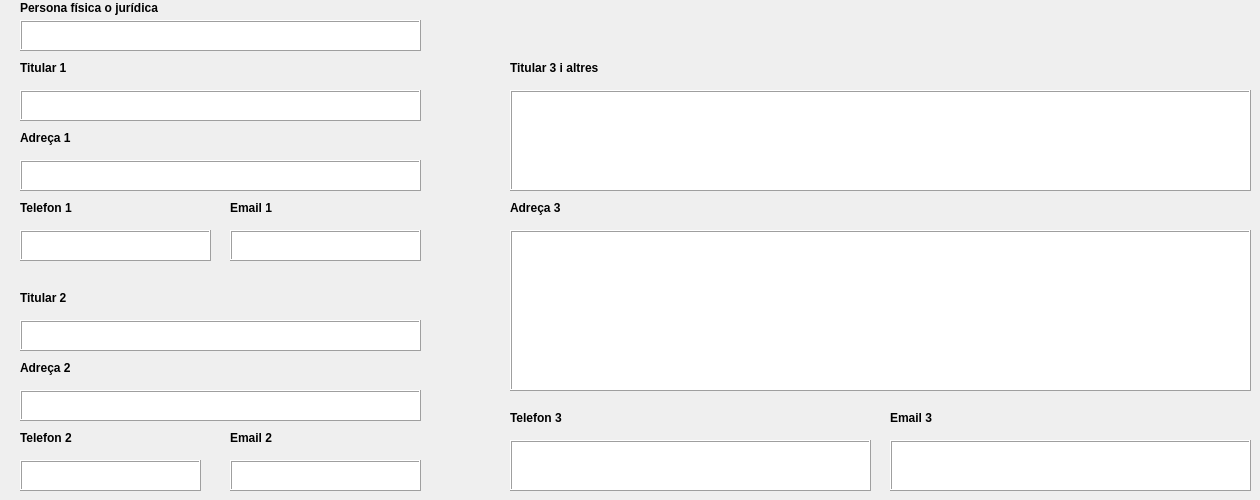
           <widget class="QWidget" name="tab">
            <attribute name="title">
             <string>DADES TITULARS</string>
            </attribute>
            <widget class="QLabel" name="label_26">
             <property name="geometry">
              <rect>
               <x>20</x>
               <y>0</y>
               <width>151</width>
               <height>16</height>
              </rect>
             </property>
             <property name="font">
              <font>
               <weight>75</weight>
               <bold>true</bold>
              </font>
             </property>
             <property name="text">
              <string>Persona física o jurídica</string>
             </property>
            </widget>
            <widget class="QTextEdit" name="pers_fis_jurid">
             <property name="geometry">
              <rect>
               <x>20</x>
               <y>20</y>
               <width>401</width>
               <height>31</height>
              </rect>
             </property>
             <property name="frameShape">
              <enum>QFrame::Box</enum>
             </property>
             <property name="frameShadow">
              <enum>QFrame::Raised</enum>
             </property>
            </widget>
            <widget class="QTextEdit" name="adresa_1">
             <property name="geometry">
              <rect>
               <x>20</x>
               <y>160</y>
               <width>401</width>
               <height>31</height>
              </rect>
             </property>
             <property name="frameShape">
              <enum>QFrame::Box</enum>
             </property>
             <property name="frameShadow">
              <enum>QFrame::Raised</enum>
             </property>
            </widget>
            <widget class="QLabel" name="label_7">
             <property name="geometry">
              <rect>
               <x>510</x>
               <y>200</y>
               <width>111</width>
               <height>16</height>
              </rect>
             </property>
             <property name="font">
              <font>
               <weight>75</weight>
               <bold>true</bold>
              </font>
             </property>
             <property name="text">
              <string>Adreça 3</string>
             </property>
            </widget>
            <widget class="QLabel" name="label_8">
             <property name="geometry">
              <rect>
               <x>20</x>
               <y>360</y>
               <width>111</width>
               <height>16</height>
              </rect>
             </property>
             <property name="font">
              <font>
               <weight>75</weight>
               <bold>true</bold>
              </font>
             </property>
             <property name="text">
              <string>Adreça 2</string>
             </property>
            </widget>
            <widget class="QTextEdit" name="adresa_2">
             <property name="geometry">
              <rect>
               <x>20</x>
               <y>390</y>
               <width>401</width>
               <height>31</height>
              </rect>
             </property>
             <property name="frameShape">
              <enum>QFrame::Box</enum>
             </property>
             <property name="frameShadow">
              <enum>QFrame::Raised</enum>
             </property>
            </widget>
            <widget class="QTextEdit" name="titular_3">
             <property name="geometry">
              <rect>
               <x>510</x>
               <y>90</y>
               <width>741</width>
               <height>101</height>
              </rect>
             </property>
             <property name="frameShape">
              <enum>QFrame::Box</enum>
             </property>
             <property name="frameShadow">
              <enum>QFrame::Raised</enum>
             </property>
            </widget>
            <widget class="QTextEdit" name="titular_2">
             <property name="geometry">
              <rect>
               <x>20</x>
               <y>320</y>
               <width>401</width>
               <height>31</height>
              </rect>
             </property>
             <property name="frameShape">
              <enum>QFrame::Box</enum>
             </property>
             <property name="frameShadow">
              <enum>QFrame::Raised</enum>
             </property>
            </widget>
            <widget class="QTextEdit" name="titular_1">
             <property name="geometry">
              <rect>
               <x>20</x>
               <y>90</y>
               <width>401</width>
               <height>31</height>
              </rect>
             </property>
             <property name="frameShape">
              <enum>QFrame::Box</enum>
             </property>
             <property name="frameShadow">
              <enum>QFrame::Raised</enum>
             </property>
            </widget>
            <widget class="QLabel" name="label_21">
             <property name="geometry">
              <rect>
               <x>20</x>
               <y>430</y>
               <width>111</width>
               <height>16</height>
              </rect>
             </property>
             <property name="font">
              <font>
               <weight>75</weight>
               <bold>true</bold>
              </font>
             </property>
             <property name="text">
              <string>Telefon 2</string>
             </property>
            </widget>
            <widget class="QTextEdit" name="tel_2">
             <property name="geometry">
              <rect>
               <x>20</x>
               <y>460</y>
               <width>181</width>
               <height>31</height>
              </rect>
             </property>
             <property name="frameShape">
              <enum>QFrame::Box</enum>
             </property>
             <property name="frameShadow">
              <enum>QFrame::Raised</enum>
             </property>
            </widget>
            <widget class="QTextEdit" name="adresa_3">
             <property name="geometry">
              <rect>
               <x>510</x>
               <y>230</y>
               <width>741</width>
               <height>161</height>
              </rect>
             </property>
             <property name="frameShape">
              <enum>QFrame::Box</enum>
             </property>
             <property name="frameShadow">
              <enum>QFrame::Raised</enum>
             </property>
            </widget>
            <widget class="QLabel" name="label_5">
             <property name="geometry">
              <rect>
               <x>510</x>
               <y>60</y>
               <width>111</width>
               <height>16</height>
              </rect>
             </property>
             <property name="font">
              <font>
               <weight>75</weight>
               <bold>true</bold>
              </font>
             </property>
             <property name="text">
              <string>Titular 3 i altres</string>
             </property>
            </widget>
            <widget class="QLabel" name="label_4">
             <property name="geometry">
              <rect>
               <x>20</x>
               <y>290</y>
               <width>111</width>
               <height>16</height>
              </rect>
             </property>
             <property name="font">
              <font>
               <weight>75</weight>
               <bold>true</bold>
              </font>
             </property>
             <property name="text">
              <string>Titular 2</string>
             </property>
            </widget>
            <widget class="QLabel" name="label_20">
             <property name="geometry">
              <rect>
               <x>20</x>
               <y>200</y>
               <width>111</width>
               <height>16</height>
              </rect>
             </property>
             <property name="font">
              <font>
               <weight>75</weight>
               <bold>true</bold>
              </font>
             </property>
             <property name="text">
              <string>Telefon 1</string>
             </property>
            </widget>
            <widget class="QLabel" name="label_6">
             <property name="geometry">
              <rect>
               <x>20</x>
               <y>130</y>
               <width>111</width>
               <height>16</height>
              </rect>
             </property>
             <property name="font">
              <font>
               <weight>75</weight>
               <bold>true</bold>
              </font>
             </property>
             <property name="text">
              <string>Adreça 1</string>
             </property>
            </widget>
            <widget class="QLabel" name="label_22">
             <property name="geometry">
              <rect>
               <x>510</x>
               <y>410</y>
               <width>111</width>
               <height>16</height>
              </rect>
             </property>
             <property name="font">
              <font>
               <weight>75</weight>
               <bold>true</bold>
              </font>
             </property>
             <property name="text">
              <string>Telefon 3</string>
             </property>
            </widget>
            <widget class="QTextEdit" name="tel_1">
             <property name="geometry">
              <rect>
               <x>20</x>
               <y>230</y>
               <width>191</width>
               <height>31</height>
              </rect>
             </property>
             <property name="frameShape">
              <enum>QFrame::Box</enum>
             </property>
             <property name="frameShadow">
              <enum>QFrame::Raised</enum>
             </property>
            </widget>
            <widget class="QLabel" name="label_2">
             <property name="geometry">
              <rect>
               <x>20</x>
               <y>60</y>
               <width>111</width>
               <height>16</height>
              </rect>
             </property>
             <property name="font">
              <font>
               <weight>75</weight>
               <bold>true</bold>
              </font>
             </property>
             <property name="autoFillBackground">
              <bool>false</bool>
             </property>
             <property name="text">
              <string>Titular 1</string>
             </property>
            </widget>
            <widget class="QTextEdit" name="tel_3">
             <property name="geometry">
              <rect>
               <x>510</x>
               <y>440</y>
               <width>361</width>
               <height>51</height>
              </rect>
             </property>
             <property name="frameShape">
              <enum>QFrame::Box</enum>
             </property>
             <property name="frameShadow">
              <enum>QFrame::Raised</enum>
             </property>
            </widget>
            <widget class="QTextEdit" name="email_1">
             <property name="geometry">
              <rect>
               <x>230</x>
               <y>230</y>
               <width>191</width>
               <height>31</height>
              </rect>
             </property>
             <property name="frameShape">
              <enum>QFrame::Box</enum>
             </property>
             <property name="frameShadow">
              <enum>QFrame::Raised</enum>
             </property>
            </widget>
            <widget class="QLabel" name="label_23">
             <property name="geometry">
              <rect>
               <x>230</x>
               <y>200</y>
               <width>111</width>
               <height>16</height>
              </rect>
             </property>
             <property name="font">
              <font>
               <weight>75</weight>
               <bold>true</bold>
              </font>
             </property>
             <property name="text">
              <string>Email 1</string>
             </property>
            </widget>
            <widget class="QLabel" name="label_43">
             <property name="geometry">
              <rect>
               <x>230</x>
               <y>430</y>
               <width>111</width>
               <height>16</height>
              </rect>
             </property>
             <property name="font">
              <font>
               <weight>75</weight>
               <bold>true</bold>
              </font>
             </property>
             <property name="text">
              <string>Email 2</string>
             </property>
            </widget>
            <widget class="QTextEdit" name="email_2">
             <property name="geometry">
              <rect>
               <x>230</x>
               <y>460</y>
               <width>191</width>
               <height>31</height>
              </rect>
             </property>
             <property name="frameShape">
              <enum>QFrame::Box</enum>
             </property>
             <property name="frameShadow">
              <enum>QFrame::Raised</enum>
             </property>
            </widget>
            <widget class="QLabel" name="label_44">
             <property name="geometry">
              <rect>
               <x>890</x>
               <y>410</y>
               <width>111</width>
               <height>16</height>
              </rect>
             </property>
             <property name="font">
              <font>
               <weight>75</weight>
               <bold>true</bold>
              </font>
             </property>
             <property name="text">
              <string>Email 3</string>
             </property>
            </widget>
            <widget class="QTextEdit" name="email_3">
             <property name="geometry">
              <rect>
               <x>890</x>
               <y>440</y>
               <width>361</width>
               <height>51</height>
              </rect>
             </property>
             <property name="frameShape">
              <enum>QFrame::Box</enum>
             </property>
             <property name="frameShadow">
              <enum>QFrame::Raised</enum>
             </property>
            </widget>
           </widget>
